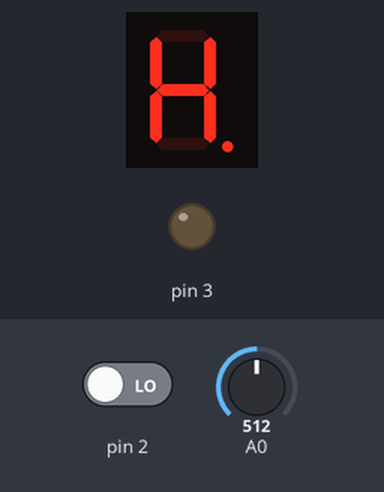
Simulated run of this sketch. Board: Arduino Nano, built with avr-gcc and run on an emulated ATmega328P. Shown: 1-digit seven-segment display, output pins drawn as LEDs (lit = HIGH). Wiring (inferred from the names in the program): 1-digit 7-segment display, segments lit when HIGH: segments pin 10, pin 9, pin 7, pin 6, pin 5, pin 11, pin 12, pin 8. The inputs (shaded band) are chosen by the test bench; at power-on: pin 2 LOW, A0 = 512. The sensor or clock chip raises its interrupt line as the real part does; the segment pins are drawn as the display they are named for; pins used as bus, display or sensor lines are not drawn.

Above: at 0.51 s.
At 1.0 s:
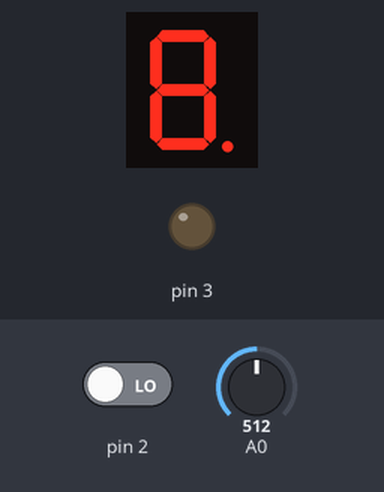
At 1.5 s:
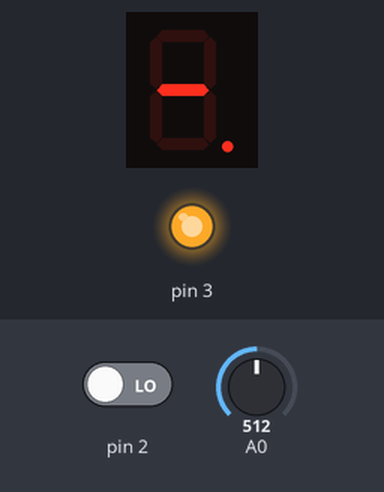
Timing chart, 0 to 3.0 s (numbered marks = the images above):
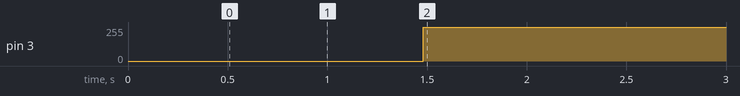

The sketch:

inclinometer.ino
```cpp
/*

Arduino Nano - https://www.arduino.cc/en/Main/ArduinoBoardNano
MPU6050 (GY521) - http://playground.arduino.cc/Main/MPU-6050
SA56-21GWA 7 segment common anode - http://www.kingbrightusa.com/product.asp?catalog_name=LED&product_id=SA56-21GWA
1 switch
eagle schematic - http://i.imgur.com/zyByg0g.png


*/


#include <EEPROM.h>
#include <math.h>
#include "Wire.h"
#include "I2Cdev.h"
#include "MPU6050_6Axis_MotionApps20.h"
MPU6050 mpu;


#define BMED 20
#define BMIN 3
#define BMAX  30

#define CALIB_PRESS_THR 2000
#define WARN_THR 2
#define LEDCOUNT  8
int ledPins[] = {
  8, 12, 11, 5, 6, 7, 9, 10
};

#define CALIB_TIME 500

int symbols[] = {
  0b11111100,
  0b01100000,
  0b11011010,
  0b11110010,
  0b01100110,
  0b10110110,
  0b10111110,
  0b11100100,
  0b11111110,
  0b11110110,
  0b00000001,

  0b10000000,
  0b01000000,
  0b00100000,
  0b00010000,
  0b00001000,
  0b00000100,
  0b00000010,

  0b10010000,
  0b01001000,
  0b00100100,
  0b10010000,
  0b01001000,
  0b00100100,


  0b00000000,
};


void showDigit(int d, bool dot) {
	d = constrain(d, 0, 24);
	int cd = symbols[d];
	if (dot) {
		cd |= symbols[10];
	}

	for (int i = 0; i < LEDCOUNT; i++) {
		if ((cd & 1 << i) == (1 << i))
			digitalWrite(ledPins[i], LOW);
		else
			digitalWrite(ledPins[i], HIGH);
	}
}


void showCircle(int del) {
	showDigit(18, 0);
	delay(del);
	showDigit(19, 0);
	delay(del);
	showDigit(20, 0);
	delay(del);
	showDigit(21, 0);
	delay(del);
	showDigit(22, 0);
	delay(del);
	showDigit(23, 0);
	delay(del);
}


// MPU control/status vars
bool dmpReady = false;  // set true if DMP init was successful
uint8_t mpuIntStatus;   // holds actual interrupt status byte from MPU
uint8_t devStatus;      // return status after each device operation (0 = success, !0 = error)
uint16_t packetSize;    // expected DMP packet size (default is 42 bytes)
uint16_t fifoCount;     // count of all bytes currently in FIFO
uint8_t fifoBuffer[64]; // FIFO storage buffer

// orientation/motion vars
Quaternion q;           // [w, x, y, z]         quaternion container
VectorInt16 aa;         // [x, y, z]            accel sensor measurements
VectorInt16 aaReal;     // [x, y, z]            G-free accel sensor measurements
VectorInt16 aaWorld;    // [x, y, z]            world-frame accel sensor measurements
VectorFloat G;    // [x, y, z]            G vector
float euler[3];         // [psi, theta, phi]    Euler angle container
float ypr[3];           // [yaw, pitch, roll]   yaw/pitch/roll container and G vector

VectorFloat G0;

// packet structure for InvenSense teapot demo
uint8_t teapotPacket[14] = { '$', 0x02, 0, 0, 0, 0, 0, 0, 0, 0, 0x00, 0x00, '\r', '\n' };


// ================================================================
// ===               INTERRUPT DETECTION ROUTINE                ===
// ================================================================

volatile bool mpuInterrupt = false;     // indicates whether MPU interrupt pin has gone high
void dmpDataReady() {
	mpuInterrupt = true;
}

float deltaFWD = 0;
float deltaLEFT = 0;

void setup() {


	Wire.begin();
	mpu.initialize();
	devStatus = mpu.dmpInitialize();
	if (devStatus == 0) {
		// turn on the DMP, now that it's ready
		mpu.setDMPEnabled(true);

		// enable Arduino interrupt detection
		attachInterrupt(0, dmpDataReady, RISING);
		mpuIntStatus = mpu.getIntStatus();

		dmpReady = true;
		packetSize = mpu.dmpGetFIFOPacketSize();
	}
	else {
		// ERROR!

	}

	for (int i = 0; i < LEDCOUNT; i++) {
		pinMode(ledPins[i], OUTPUT);
	}
	pinMode(3, OUTPUT);
	digitalWrite(3, LOW);
	pinMode(A0, INPUT_PULLUP);


	//deltaFWD = (float)EEPROM.read(0);
	//deltaLEFT = (float)EEPROM.read(1);
	EEPROM.get(0, deltaFWD);
	EEPROM.get(16, deltaLEFT);

	showDigit(4, 0);
#ifdef DBG
	Serial.begin(115200);
	Serial.print("deltaFWD  ");
	Serial.println(deltaFWD);
	Serial.print("deltaLEFT  ");
	Serial.println(deltaLEFT);
#endif
	showCircle(80);
	showDigit(24, 0);
	delay(500);
}


int value = 0;
bool pulse = false;
int bb = 255;
int bs = 10;
int bt = 0;

float angFWD = 0;
float angLEFT = 0;

bool calib = false;
int tCalib = 0;
int calibNum = 0;
void loop() {

	if (!dmpReady) return;

	// wait for MPU interrupt or extra packet(s) available
	while (!mpuInterrupt && fifoCount < packetSize) {
	}

	// reset interrupt flag and get INT_STATUS byte
	mpuInterrupt = false;
	mpuIntStatus = mpu.getIntStatus();

	// get current FIFO count
	fifoCount = mpu.getFIFOCount();

	// check for overflow (this should never happen unless our code is too inefficient)
	if ((mpuIntStatus & 0x10) || fifoCount == 1024) {
		// reset so we can continue cleanly
		mpu.resetFIFO();
#ifdef DBG
		//    Serial.println(F("FIFO overflow!"));
#endif
// otherwise, check for DMP data ready interrupt (this should happen frequently)
	}
	else if (mpuIntStatus & 0x01) {
		// wait for correct available data length, should be a VERY short wait
		while (fifoCount < packetSize) fifoCount = mpu.getFIFOCount();

		// read a packet from FIFO
		mpu.getFIFOBytes(fifoBuffer, packetSize);

		// track FIFO count here in case there is > 1 packet available
		// (this lets us immediately read more without waiting for an interrupt)
		fifoCount -= packetSize;

		mpu.dmpGetQuaternion(&q, fifoBuffer);
		mpu.dmpGetGravity(&G, &q);

	}

	doStuff();
}

int prsTime = 0;
bool pressed = false;
float mang = 0;
void doStuff() {

	angFWD = (atan2(G.x, G.z) * 180 / M_PI);
	angLEFT = (atan2(G.y, G.z) * 180 / M_PI);

	mang = max(abs(angFWD - deltaFWD), abs(angLEFT - deltaLEFT));
#ifdef DBG
	Serial.print(angFWD); Serial.print("\t");
	Serial.print(angLEFT); Serial.print("\t");
	Serial.print(mang); Serial.print("\t");
	Serial.println();
#endif
	value = constrain(map(abs(mang), 0, 60, 0, 9), 0, 9);


	if (value > WARN_THR) {
		pulse = true;
	}
	else {
		pulse = false;
	}


	int ar = analogRead(A0);
	if (!pressed && ar < 500 && prsTime == 0) {
		prsTime = millis();
	}
	if (ar > 500) {
		prsTime = 0;
		pressed = false;
	}

	if (ar < 500 && millis() - prsTime > CALIB_PRESS_THR) {
		pressed = true;
	}

	if (!calib &&  pressed) {
		calib = true;
		calibNum = 0;
		tCalib = millis();
	}
	if (calib) {
		if (millis() - tCalib > CALIB_TIME) {
			calib = false;
			tCalib = 0;
		}

		deltaFWD = (deltaFWD * calibNum + angFWD) / (++calibNum);
		deltaLEFT = (deltaLEFT * calibNum + angLEFT) / (++calibNum);
#ifdef DBG
		Serial.print(angFWD);
		Serial.print("\t");
		Serial.print(deltaFWD);
		Serial.print("\t");
		Serial.println(deltaLEFT);
#endif
		//EEPROM.write(0, (byte)(int)deltaFWD);
		//EEPROM.write(1, (byte)(int)deltaLEFT);

		EEPROM.put(0, deltaFWD);
		EEPROM.put(16, deltaLEFT);

	}

	int mm = millis();
	if (pulse) {
		if (mm - bt > 100) {
			bt = mm;
			if (bb == BMAX)
				bb = BMIN;
			else
				bb = BMAX;
		}
	}
	else {
		bb = map(value, 0, WARN_THR, BMIN, BMED);
	}
	analogWrite(3, 255 - bb);
#ifdef DBG
	//  Serial.println(value);
#endif
	showDigit(value, value > WARN_THR ? 1 : 0);


}
```

Measured:
- by itself, pin 3: 0/255 → 252/255 at 1.5 s
- what the display in image 1 shows lasts 0.5 s, from 1.0 s to 1.5 s
